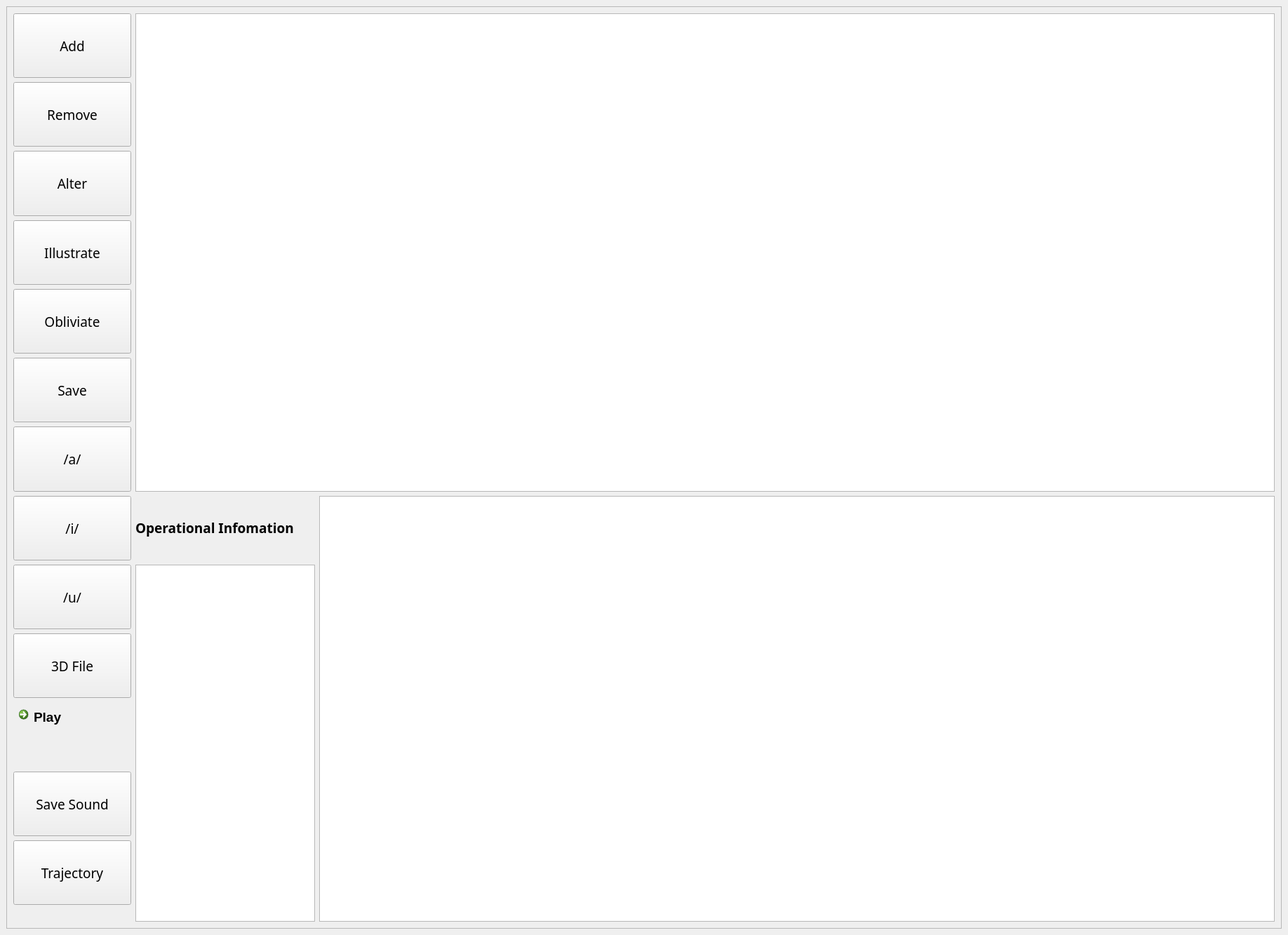
<?xml version="1.0" encoding="UTF-8"?>
<ui version="4.0">
 <class>TubeN</class>
 <widget class="QMainWindow" name="TubeN">
  <property name="geometry">
   <rect>
    <x>0</x>
    <y>0</y>
    <width>1836</width>
    <height>1333</height>
   </rect>
  </property>
  <property name="sizePolicy">
   <sizepolicy hsizetype="Preferred" vsizetype="Preferred">
    <horstretch>0</horstretch>
    <verstretch>0</verstretch>
   </sizepolicy>
  </property>
  <property name="windowTitle">
   <string>MainWindow</string>
  </property>
  <widget class="QWidget" name="centralwidget">
   <layout class="QGridLayout" name="gridLayout">
    <item row="0" column="0">
     <widget class="QFrame" name="frame">
      <property name="sizePolicy">
       <sizepolicy hsizetype="Expanding" vsizetype="Expanding">
        <horstretch>0</horstretch>
        <verstretch>0</verstretch>
       </sizepolicy>
      </property>
      <property name="frameShape">
       <enum>QFrame::StyledPanel</enum>
      </property>
      <property name="frameShadow">
       <enum>QFrame::Raised</enum>
      </property>
      <layout class="QGridLayout" name="gridLayout_2">
       <item row="5" column="0">
        <widget class="QPushButton" name="pushButton_save">
         <property name="sizePolicy">
          <sizepolicy hsizetype="Preferred" vsizetype="Expanding">
           <horstretch>0</horstretch>
           <verstretch>0</verstretch>
          </sizepolicy>
         </property>
         <property name="font">
          <font>
           <family>Book Antiqua</family>
           <pointsize>14</pointsize>
          </font>
         </property>
         <property name="text">
          <string>Save</string>
         </property>
        </widget>
       </item>
       <item row="7" column="0">
        <widget class="QPushButton" name="example_i">
         <property name="sizePolicy">
          <sizepolicy hsizetype="Preferred" vsizetype="Expanding">
           <horstretch>0</horstretch>
           <verstretch>0</verstretch>
          </sizepolicy>
         </property>
         <property name="font">
          <font>
           <family>Book Antiqua</family>
           <pointsize>14</pointsize>
          </font>
         </property>
         <property name="text">
          <string>/i/</string>
         </property>
        </widget>
       </item>
       <item row="6" column="0">
        <widget class="QPushButton" name="example_a">
         <property name="sizePolicy">
          <sizepolicy hsizetype="Preferred" vsizetype="Expanding">
           <horstretch>0</horstretch>
           <verstretch>0</verstretch>
          </sizepolicy>
         </property>
         <property name="font">
          <font>
           <family>Book Antiqua</family>
           <pointsize>14</pointsize>
          </font>
         </property>
         <property name="text">
          <string>/a/</string>
         </property>
        </widget>
       </item>
       <item row="3" column="0">
        <widget class="QPushButton" name="pushButton_illustrate">
         <property name="sizePolicy">
          <sizepolicy hsizetype="Preferred" vsizetype="Expanding">
           <horstretch>0</horstretch>
           <verstretch>0</verstretch>
          </sizepolicy>
         </property>
         <property name="font">
          <font>
           <family>Book Antiqua</family>
           <pointsize>14</pointsize>
          </font>
         </property>
         <property name="text">
          <string>Illustrate</string>
         </property>
        </widget>
       </item>
       <item row="4" column="0">
        <widget class="QPushButton" name="pushButton_obliviate">
         <property name="sizePolicy">
          <sizepolicy hsizetype="Preferred" vsizetype="Expanding">
           <horstretch>0</horstretch>
           <verstretch>0</verstretch>
          </sizepolicy>
         </property>
         <property name="font">
          <font>
           <family>Book Antiqua</family>
           <pointsize>14</pointsize>
          </font>
         </property>
         <property name="text">
          <string>Obliviate</string>
         </property>
        </widget>
       </item>
       <item row="12" column="0">
        <widget class="QPushButton" name="pushButton_trajectory">
         <property name="sizePolicy">
          <sizepolicy hsizetype="Preferred" vsizetype="Expanding">
           <horstretch>0</horstretch>
           <verstretch>0</verstretch>
          </sizepolicy>
         </property>
         <property name="font">
          <font>
           <family>Book Antiqua</family>
           <pointsize>14</pointsize>
          </font>
         </property>
         <property name="text">
          <string>Trajectory</string>
         </property>
        </widget>
       </item>
       <item row="8" column="0">
        <widget class="QPushButton" name="example_u">
         <property name="sizePolicy">
          <sizepolicy hsizetype="Preferred" vsizetype="Expanding">
           <horstretch>0</horstretch>
           <verstretch>0</verstretch>
          </sizepolicy>
         </property>
         <property name="font">
          <font>
           <family>Book Antiqua</family>
           <pointsize>14</pointsize>
          </font>
         </property>
         <property name="text">
          <string>/u/</string>
         </property>
        </widget>
       </item>
       <item row="9" column="0">
        <widget class="QPushButton" name="pushButton_3d">
         <property name="sizePolicy">
          <sizepolicy hsizetype="Preferred" vsizetype="Expanding">
           <horstretch>0</horstretch>
           <verstretch>0</verstretch>
          </sizepolicy>
         </property>
         <property name="font">
          <font>
           <family>Book Antiqua</family>
           <pointsize>14</pointsize>
          </font>
         </property>
         <property name="text">
          <string>3D File</string>
         </property>
        </widget>
       </item>
       <item row="2" column="0">
        <widget class="QPushButton" name="pushButton_alter">
         <property name="sizePolicy">
          <sizepolicy hsizetype="Preferred" vsizetype="Expanding">
           <horstretch>0</horstretch>
           <verstretch>0</verstretch>
          </sizepolicy>
         </property>
         <property name="font">
          <font>
           <family>Book Antiqua</family>
           <pointsize>14</pointsize>
          </font>
         </property>
         <property name="text">
          <string>Alter</string>
         </property>
        </widget>
       </item>
       <item row="0" column="0">
        <widget class="QPushButton" name="pushButton_add">
         <property name="sizePolicy">
          <sizepolicy hsizetype="Preferred" vsizetype="Expanding">
           <horstretch>0</horstretch>
           <verstretch>0</verstretch>
          </sizepolicy>
         </property>
         <property name="font">
          <font>
           <family>Book Antiqua</family>
           <pointsize>14</pointsize>
          </font>
         </property>
         <property name="text">
          <string>Add</string>
         </property>
        </widget>
       </item>
       <item row="11" column="0">
        <widget class="QPushButton" name="pushButton_sound">
         <property name="sizePolicy">
          <sizepolicy hsizetype="Preferred" vsizetype="Expanding">
           <horstretch>0</horstretch>
           <verstretch>0</verstretch>
          </sizepolicy>
         </property>
         <property name="font">
          <font>
           <family>Book Antiqua</family>
           <pointsize>14</pointsize>
          </font>
         </property>
         <property name="text">
          <string>Save Sound</string>
         </property>
        </widget>
       </item>
       <item row="10" column="0">
        <widget class="QCommandLinkButton" name="play_audio">
         <property name="sizePolicy">
          <sizepolicy hsizetype="Preferred" vsizetype="Expanding">
           <horstretch>0</horstretch>
           <verstretch>0</verstretch>
          </sizepolicy>
         </property>
         <property name="font">
          <font>
           <family>Segoe UI</family>
           <pointsize>14</pointsize>
          </font>
         </property>
         <property name="text">
          <string>Play</string>
         </property>
        </widget>
       </item>
       <item row="1" column="0">
        <widget class="QPushButton" name="pushButton_remove">
         <property name="sizePolicy">
          <sizepolicy hsizetype="Preferred" vsizetype="Expanding">
           <horstretch>0</horstretch>
           <verstretch>0</verstretch>
          </sizepolicy>
         </property>
         <property name="font">
          <font>
           <family>Book Antiqua</family>
           <pointsize>14</pointsize>
          </font>
         </property>
         <property name="text">
          <string>Remove</string>
         </property>
        </widget>
       </item>
       <item row="0" column="1" rowspan="7" colspan="2">
        <widget class="QGraphicsView" name="illustration"/>
       </item>
       <item row="7" column="1">
        <widget class="QLabel" name="input_sign">
         <property name="sizePolicy">
          <sizepolicy hsizetype="Preferred" vsizetype="Fixed">
           <horstretch>0</horstretch>
           <verstretch>0</verstretch>
          </sizepolicy>
         </property>
         <property name="font">
          <font>
           <family>Book Antiqua</family>
           <pointsize>14</pointsize>
           <weight>75</weight>
           <bold>true</bold>
          </font>
         </property>
         <property name="text">
          <string>Operational Infomation</string>
         </property>
        </widget>
       </item>
       <item row="8" column="1" rowspan="9">
        <widget class="QTextBrowser" name="input_information_output">
         <property name="sizePolicy">
          <sizepolicy hsizetype="Preferred" vsizetype="Expanding">
           <horstretch>0</horstretch>
           <verstretch>0</verstretch>
          </sizepolicy>
         </property>
         <property name="font">
          <font>
           <family>Book Antiqua</family>
           <pointsize>12</pointsize>
          </font>
         </property>
        </widget>
       </item>
       <item row="7" column="2" rowspan="10">
        <widget class="QGraphicsView" name="graphics_formants">
         <property name="sizePolicy">
          <sizepolicy hsizetype="Expanding" vsizetype="Expanding">
           <horstretch>0</horstretch>
           <verstretch>0</verstretch>
          </sizepolicy>
         </property>
        </widget>
       </item>
      </layout>
     </widget>
    </item>
   </layout>
  </widget>
 </widget>
 <resources/>
 <connections/>
</ui>
